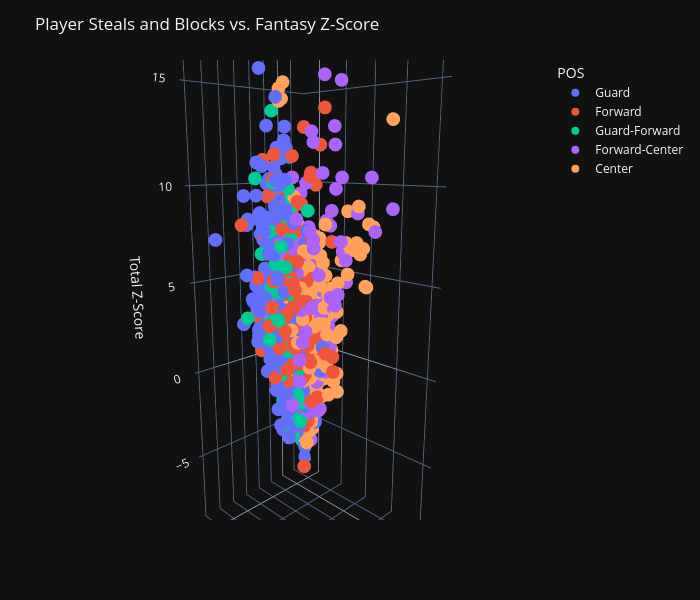

The code cell stored with this chart in its notebook:
### Markdown cell above
**Exploring the cirrelations between the seasons stats, to check player's stability**
Using MAE which Measures how much the fantasy score changed on average from one season to the next.
The last output is the MAE between 2023-24 to 2024-25.

### Code cell
#Example 2: 3D- scatter plot to show the connection between Rebounds, Blocks and Free Throw percentage
positions = df['POS'].unique()
pos_to_index = {pos: i for i, pos in enumerate(positions)}
color_indices = df['POS'].map(pos_to_index)
fig = px.scatter_3d(
    df,
    x='z_STL',
    y='z_BLK',
    z='fantasy_z_9cat',
    color='POS',
    hover_data={'PLAYER_NAME': True, 'z_STL': ':.2f', 'z_BLK': ':.2f', 'fantasy_z_9cat': ':.2f'}
)
# Customize the plot layout
fig.update_layout(
    title='Player Steals and Blocks vs. Fantasy Z-Score',
    scene=dict(xaxis_title='Steals', yaxis_title='Blocks', zaxis_title='Total Z-Score', aspectmode='data', camera=dict(
            eye=dict(x=1.5, y=1.5, z=0.5))), width=700, height=600)
fig.show()

fig = plt.figure(figsize=(12, 8))
ax = fig.add_subplot(111, projection='3d')
sc = ax.scatter(df["z_BLK"], df['z_STL'], df['fantasy_z_9cat'], c=color_indices, cmap='tab10', s=50)
cbar = plt.colorbar(sc, ticks=range(len(positions)))
cbar.ax.set_yticklabels(positions)
cbar.set_label('Player Position')
ax.set_xlabel('z_BLK')
ax.set_ylabel('z_STL')
ax.set_zlabel('fantasy_z_9cat')
ax.set_title('3D Stocks vs Total Z-score')
plt.show()

### Figure 1 — Plotly figure (JSON) as saved in the notebook; plotly's stock layout.template omitted (floating-point values rounded to 4 significant figures; data arrays with more than 128 entries replaced by an {"elided": "..."} marker saying what was removed)
{"data": [{"customdata": {"elided": "777x1 str values"}, "hovertemplate": "POS=Guard<br>z_STL=%{x:.2f}<br>z_BLK=%{y:.2f}<br>fantasy_z_9cat=%{z:.2f}<br>PLAYER_NAME=%{customdata[0]}<extra></extra>", "legendgroup": "Guard", "marker": {"color": "#636efa", "symbol": "circle"}, "mode": "markers", "name": "Guard", "scene": "scene", "showlegend": true, "x": {"elided": "777 float values"}, "y": {"elided": "777 float values"}, "z": {"elided": "777 float values"}, "type": "scatter3d"}, {"customdata": {"elided": "514x1 str values"}, "hovertemplate": "POS=Forward<br>z_STL=%{x:.2f}<br>z_BLK=%{y:.2f}<br>fantasy_z_9cat=%{z:.2f}<br>PLAYER_NAME=%{customdata[0]}<extra></extra>", "legendgroup": "Forward", "marker": {"color": "#EF553B", "symbol": "circle"}, "mode": "markers", "name": "Forward", "scene": "scene", "showlegend": true, "x": {"elided": "514 float values"}, "y": {"elided": "514 float values"}, "z": {"elided": "514 float values"}, "type": "scatter3d"}, {"customdata": {"elided": "242x1 str values"}, "hovertemplate": "POS=Guard-Forward<br>z_STL=%{x:.2f}<br>z_BLK=%{y:.2f}<br>fantasy_z_9cat=%{z:.2f}<br>PLAYER_NAME=%{customdata[0]}<extra></extra>", "legendgroup": "Guard-Forward", "marker": {"color": "#00cc96", "symbol": "circle"}, "mode": "markers", "name": "Guard-Forward", "scene": "scene", "showlegend": true, "x": {"elided": "242 float values"}, "y": {"elided": "242 float values"}, "z": {"elided": "242 float values"}, "type": "scatter3d"}, {"customdata": {"elided": "246x1 str values"}, "hovertemplate": "POS=Forward-Center<br>z_STL=%{x:.2f}<br>z_BLK=%{y:.2f}<br>fantasy_z_9cat=%{z:.2f}<br>PLAYER_NAME=%{customdata[0]}<extra></extra>", "legendgroup": "Forward-Center", "marker": {"color": "#ab63fa", "symbol": "circle"}, "mode": "markers", "name": "Forward-Center", "scene": "scene", "showlegend": true, "x": {"elided": "246 float values"}, "y": {"elided": "246 float values"}, "z": {"elided": "246 float values"}, "type": "scatter3d"}, {"customdata": {"elided": "198x1 str values"}, "hovertemplate": "POS=Center<br>z_STL=%{x:.2f}<br>z_BLK=%{y:.2f}<br>fantasy_z_9cat=%{z:.2f}<br>PLAYER_NAME=%{customdata[0]}<extra></extra>", "legendgroup": "Center", "marker": {"color": "#FFA15A", "symbol": "circle"}, "mode": "markers", "name": "Center", "scene": "scene", "showlegend": true, "x": {"elided": "198 float values"}, "y": {"elided": "198 float values"}, "z": {"elided": "198 float values"}, "type": "scatter3d"}], "layout": {"scene": {"domain": {"x": [0.0, 1.0], "y": [0.0, 1.0]}, "xaxis": {"title": {"text": "Steals"}}, "yaxis": {"title": {"text": "Blocks"}}, "zaxis": {"title": {"text": "Total Z-Score"}}, "camera": {"eye": {"x": 1.5, "y": 1.5, "z": 0.5}}, "aspectmode": "data"}, "legend": {"title": {"text": "POS"}, "tracegroupgap": 0}, "margin": {"t": 60}, "title": {"text": "Player Steals and Blocks vs. Fantasy Z-Score"}, "width": 700, "height": 600}}
